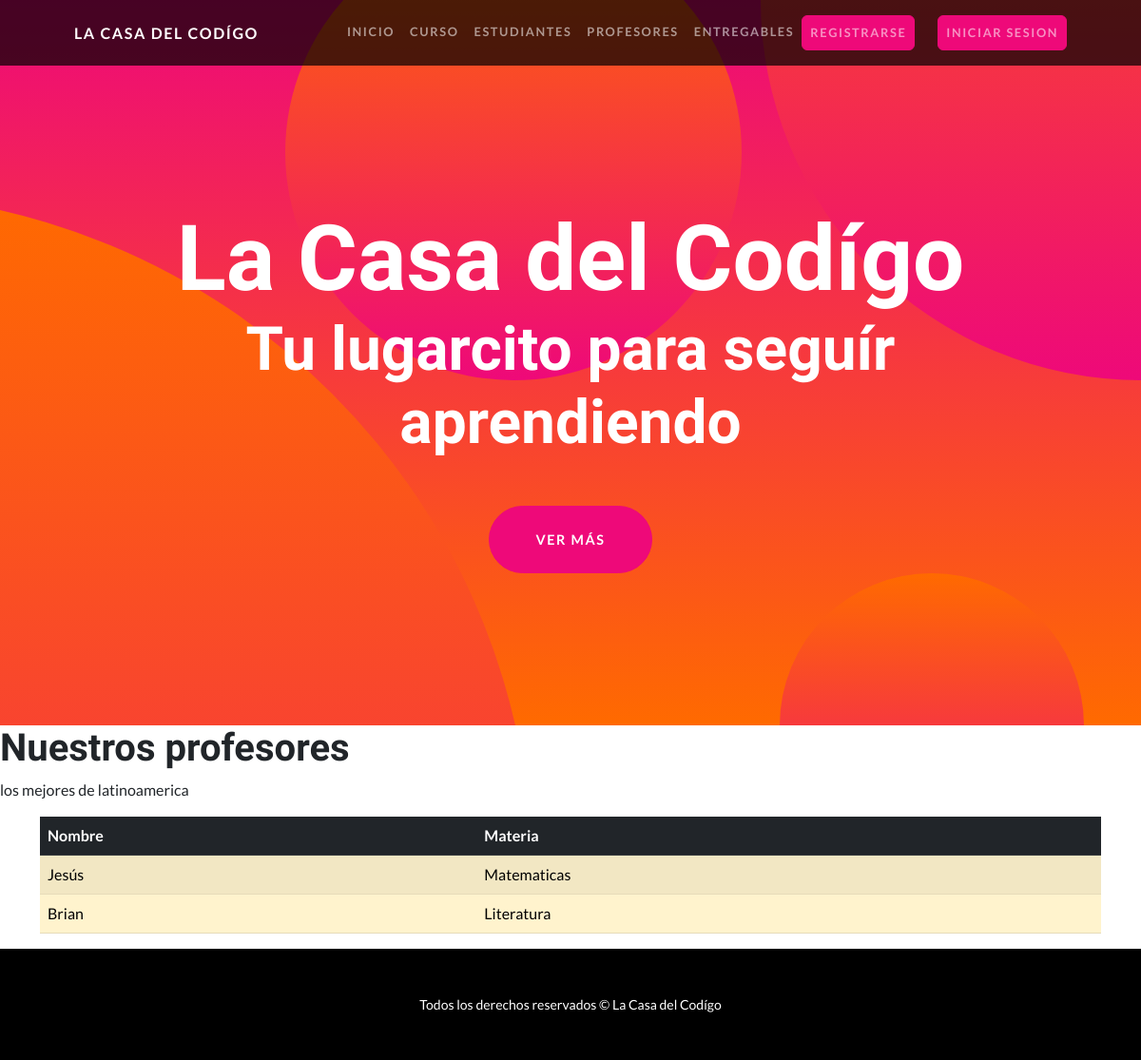
The app's page /profesores/, older data.
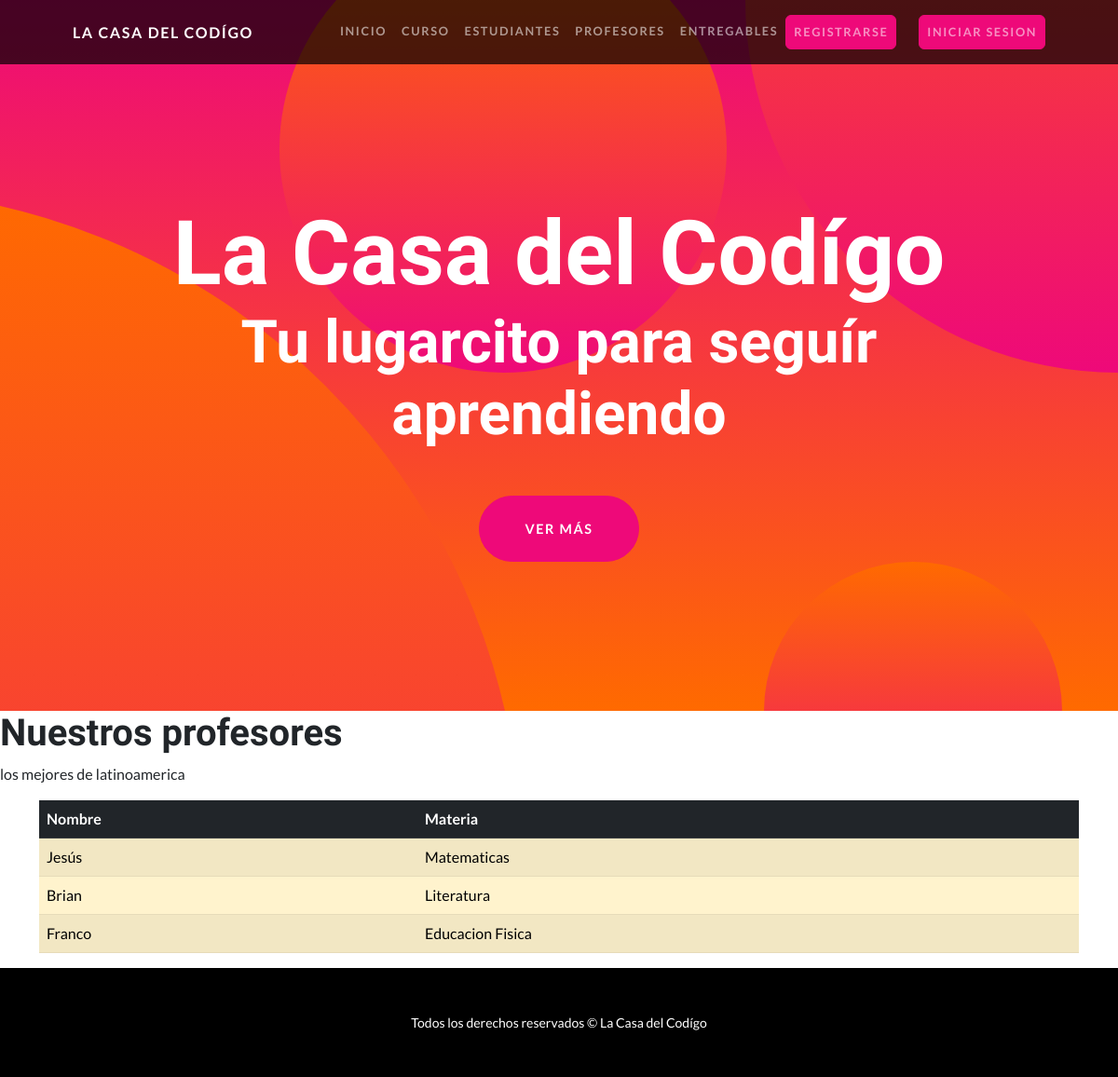
The same page, newer data.
### AppCoder/models.py (models this page shows)
class Profesor(models.Model):
    nombre = models.CharField(max_length=30)  # Campo string de 30 caracteres
    apellido = models.CharField(max_length=30)  # Campo string de 30 caracteres
    email = models.EmailField()  # Campo de email
    profesion = models.CharField(max_length=50)  # Campo string de 50 caracteres
    def __str__(self):
        return f"Profesor: {self.apellido}, {self.nombre} | Curso: {self.profesion}"

### AppCoder/views.py (the view)
# urls.py: path('profesores/', profesor, name= 'profesores'),
def profesor(request):
    profesor = Profesor.objects.all() #Esto se obtienen los atributos completos de la clase
    print(profesor)
    return render(request, 'AppCoder/profesores.html', {'profesor':profesor}) #Es el renderizado para las templates de la seccion profesores

### AppCoder/templates/AppCoder/profesores.html (shortened to what this page needs)
{% extends "AppCoder/base.html" %}
{% block content %}
<section id="scroll">
    <h1>Nuestros profesores</h1>
    <p>los mejores de latinoamerica</p>
    <div class="container">
        <table class="table table-striped">
          <thead>
            <tr class="table-dark">
              <th scope="col">Nombre</th>
              <th scope="col">Materia</th>
            </tr>
          </thead>
          <tbody>
            {% for profesor in profesor%}
            <tr class="table-warning">
              <td>{{ profesor.nombre }}</td>
              <td>{{ profesor.profesion}}</td>
            </tr>
            {%endfor%}
          </tbody>
        </table>
      </div>
{% endblock  %}

Row changes from the older to the newer data that the page shows:
added Profesor: nombre "Franco", profesion "Educacion Fisica"
